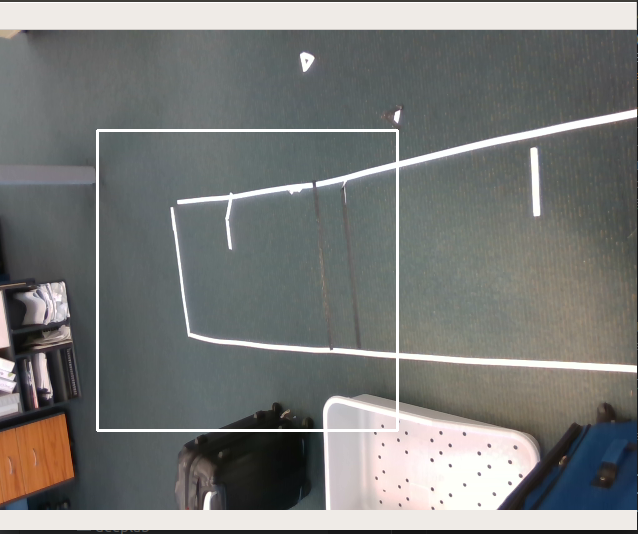
#> input picture gui/image_gui.png, 638 x 534 px, found by its file name
$ python graphical_user_interface.py   (older library calls are emulated)
#> lines starting #> are read from the running program, lines starting #| are printed output that depends on the picture
import os
from tkinter import *
from tkinter import ttk
from tkinter import messagebox
import tkinter as tk
import time
import datetime as dt
from itertools import compress
from PIL import Image, ImageTk
import cv2

import sys
sys.path.append("...")
# print(sys.path)
import settings

ROOT_DIR = os.path.dirname(os.path.abspath(__file__))
path = ROOT_DIR

class BaggageHandlingApp:
    def __init__(self, master):

        self.frame_style = ttk.Style()
        self.frame_style.configure('new.TFrame', background='#000000')

        self.button_style = ttk.Style()
        self.button_style.configure('B1.TButton', background='black', foreground='black',borderwidth=0, bordercolor='black',
                                    compound="center", highlightthickness=0, relief="flat", activebackground='black')
        self.label_style = ttk.Style()
        self.label_style.configure('L1.TLabel', foreground='white', background='#000000')
        self.logo_style = ttk.Style()
        self.logo_style.configure('L2.TLabel', foreground='black', background='#000000')

        self.combobox_style = ttk.Style()
        self.combobox_style .configure('Combo1.TCombobox', foreground='white', background='#000000')
        self.chckbutton_style = ttk.Style()
        self.chckbutton_style.configure('Chck1.TCheckbutton', foreground='white', background='#000000', font=("helvetica", 18))

        self.content_frame = ttk.Frame(master, style='new.TFrame')
        self.content_frame.pack(fill=BOTH, expand=True)

        self.label1 = ttk.Label(self.content_frame, text="The bag should be repositioned:",font=("helvetica", 20),
                                style='L1.TLabel').grid(row=0, column=0, columnspan=2, padx=5, pady=10,sticky='sw')
#######################################################################################################################
        # read event
        # init_read_event(self)

########################################################################################################################

        self.button1_file = os.path.join(path, "ForceIn_button.png")
        self.ForceIn_image = PhotoImage(file=self.button1_file)
        self.ForceIn_image = self.ForceIn_image.subsample(2,2)
        self.ForceInbutton = ttk.Button(self.content_frame, image=self.ForceIn_image, style='B1.TButton',command=self.reason_window)
        self.ForceInbutton.grid(row=2, column=0,  padx=5, pady=25, sticky='se')


        self.button2_file = os.path.join(path, "check_button.png")
        self.check_image = PhotoImage(file=self.button2_file)
        self.check_image = self.check_image.subsample(2,2)
        self.checkbutton = ttk.Button(self.content_frame, image=self.check_image, style='B1.TButton',command=self.user_checked)
        self.checkbutton.grid(row=2, column=1,  padx=200, pady=25,sticky='se')
        # state = DISABLED
########################################################################################################################
        self.footer_frame = ttk.Frame(master,style='new.TFrame')
        self.footer_frame.pack(fill=BOTH)

        self.time_and_date = ttk.Label(self.footer_frame,
                                text=f"{dt.datetime.now():%a, %b %d %Y} - " + f"{time.strftime('%H:%M:%S')}",
                                style='L1.TLabel',
                                font=("helvetica", 14)).grid(row=0, column=0, padx=20, pady=5,sticky='sw')
        self.mylogo_file = os.path.join(ROOT_DIR, "logo.png")
        self.logo = PhotoImage(file=self.mylogo_file)
        self.logo = self.logo.subsample(1,1)
        self.daifuku = ttk.Label(self.footer_frame, image=self.logo,
                                 style='L2.TLabel')
        self.daifuku.grid(row=0, column=1,rowspan=2,sticky='se', padx=100, pady=0)

        load = Image.open("/home/don/code/BagAnalysis/3DImaging/GPU_based_solution/Deeplearning/detectron2/detectron2/gui/image_gui.png")
#> load is the input picture: PIL image 638x534 RGB; mean R, G, B 121.2, 122.5, 120.5
        load = load.resize((250, 250), Image.ANTIALIAS)
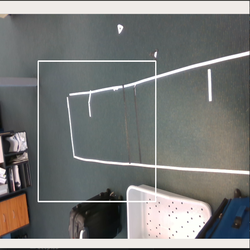
#> load: PIL image 250x250 RGB; mean R, G, B 121.2, 122.4, 120.4
        render = ImageTk.PhotoImage(load)
        self.img = ttk.Label(self.content_frame, image=render)
        self.img.image = render
        self.img.place(x=500, y=0)


########################################################################################################################

    # [4 lines left out: function user_checked, not called in this run]

    def user_force_in():
        settings.force_in_button = True
        # messagebox.showinfo(title="System info", message="Force in by user!")

    # [82 lines left out: function reason_window, not called in this run]

########################################################################################################################

import timeit

# [48 lines left out: functions init_read_event, read_event, not called in this run]


def gui_config(self):
    self.geometry('800x600')
    self.resizable(False, False)
    self.title("Baggage Handling System")
    self.columnconfigure(0, weight=1)
    self.rowconfigure(0, weight=1)
    bhs = BaggageHandlingApp(self)
    return bhs


# [5 lines left out: function add_option, not called in this run]


def test_GUI():
    gui_root = Tk()
    bhs = gui_config(gui_root)
    # gui_root.mainloop() # avoiding using mainloop to convert the app into function for integration.
    stop = timeit.default_timer()
    while 1:

        gui_root.update()

        start = timeit.default_timer()
        print("fresh time:", start - stop)
        stop = timeit.default_timer()


if __name__ == "__main__":
#> (the run stopped early here; a loop or call above may not have finished)
